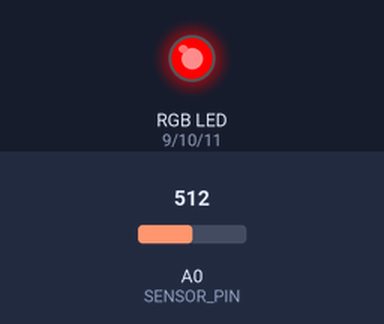
The sketch below on a simulated Arduino Uno, built with avr-gcc and run on an emulated ATmega328P. Parts: an RGB LED mixed from three pins (HIGH = lit). Inputs (shaded band) come from the test bench; at power-on: A0 (SENSOR_PIN) = 512. Dim RGB values are drawn brighter than linear.

Above: at 4.8 s.
4.9 s: A0 (SENSOR_PIN) set to 0
At 9.6 s:
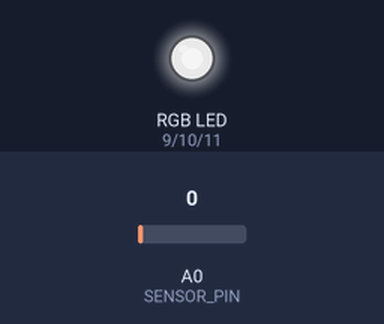
10.0 s: A0 (SENSOR_PIN) set to 122
At 10.3 s:
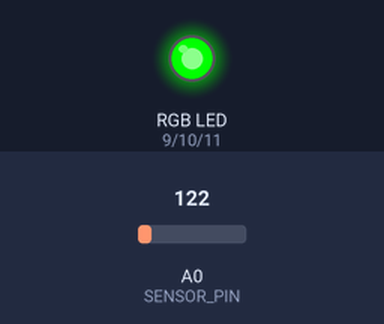
At 10.67 s:
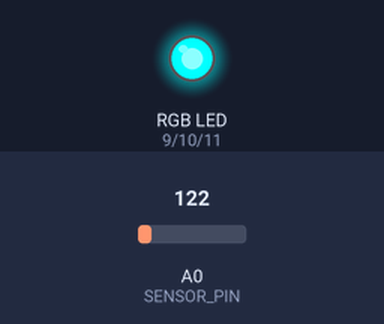
Timing chart, 0 to 21.1 s (numbered marks = the images above; inputs shaded):
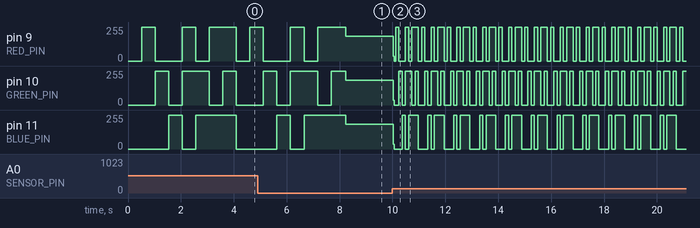

Measured:
- after the input at 10.0 s, pin 9 (RED_PIN), pin 10 (GREEN_PIN), pin 11 (BLUE_PIN): 184/255 → 34/255 at once, then moves between 0/255 and 255/255, repeating every 0.98 s

The sketch:

Circuit_03_TC.ino
```cpp
/*

Example sketch 03

RGB LED

  Make an RGB LED display a rainbow of colors!

Hardware connections:

  An RGB LED is actually three LEDs (red, green, and blue) in
  one package. When you run them at different brightnesses,
  the red, green and blue mix to form new colors.

  Starting at the flattened edge of the flange on the LED,
  the pins are ordered RED, COMMON, GREEN, BLUE.

  Connect RED to a 330 Ohm resistor. Connect the other end
  of the resistor to Arduino digital pin 9.

  Connect COMMON pin to GND.

  Connect GREEN to a 330 Ohm resistor. Connect the other end
  of the resistor to Arduino digital pin 10.

  Connect BLUE to a 330 Ohm resistor. Connect the other end
  of the resistor to Arduino digital pin 11.

This sketch was written by SparkFun Electronics,
with lots of help from the Arduino community.
Visit http://www.arduino.cc to learn about the Arduino.

Version 2.0 6/2012 MDG
*/


// First we'll define the pins by name to make the sketch
// easier to follow.

// Here's a new trick: putting the word "const" in front of a
// variable indicates that this is a "constant" value that will
// never change. (You don't have to do this, but if you do, the
// Arduino will give you a friendly warning if you accidentally
// try to change the value, so it's considered good form.)

const int RED_PIN = 9;
const int GREEN_PIN = 10;
const int BLUE_PIN = 11;

// Added by TC:
const int SENSOR_PIN = 0;

// This variable controls how fast we loop through the colors.
// (Try changing this to make the fading faster or slower.)

int DISPLAY_TIME = 100;  // In milliseconds


void setup()
{
  // Here we'll configure the Arduino pins we're using to
  // drive the LED to be outputs:

  pinMode(RED_PIN, OUTPUT);
  pinMode(GREEN_PIN, OUTPUT);
  pinMode(BLUE_PIN, OUTPUT);
}


void loop()
{
  // In this sketch, we'll start writing our own functions.
  // This makes the sketch easier to follow by dividing up
  // the sketch into sections, and not having everything in
  // setup() or loop().

  // We'll show you two ways to run the RGB LED.

  // The first way is to turn the individual LEDs (red, blue,
  // and green) on and off in various combinations. This gives you
  // a total of eight colors (if you count "black" as a color).

  // We've written a function called mainColors() that steps
  // through all eight of these colors. We're only "calling" the
  // function here (telling it to run). The actual function code
  // is further down in the sketch.

  // TC: modified mainColors to accept int, which determines time
  // between color changes. Also added a potentiometer to control
  // that value.

  int sensorValue;
  sensorValue = analogRead(SENSOR_PIN);

  mainColors(sensorValue);

  // The above function turns the individual LEDs full-on and
  // full-off. If you want to generate more than eight colors,
  // you can do so by varying the brightness of the individual
  // LEDs between full-on and full-off.

  // The analogWrite() function lets us do this. This function
  // lets you dim a LED from full-off to full-on over 255 steps.

  // We've written a function called showSpectrum() that smoothly
  // steps through all the colors. Again we're just calling it
  // here; the actual code is further down in this sketch.

  //showSpectrum();

}


// Here's the mainColors() function we've written.

// This function displays the eight "main" colors that the RGB LED
// can produce. If you'd like to use one of these colors in your
// own sketch, you cancopy and paste that section into your code.

void mainColors(int pauseTime)
{

  // Off (all LEDs off):

  digitalWrite(RED_PIN, LOW);
  digitalWrite(GREEN_PIN, LOW);
  digitalWrite(BLUE_PIN, LOW);

  delay(pauseTime);

  // Red (turn just the red LED on):

  digitalWrite(RED_PIN, HIGH);
  digitalWrite(GREEN_PIN, LOW);
  digitalWrite(BLUE_PIN, LOW);

  delay(pauseTime);

  // Green (turn just the green LED on):

  digitalWrite(RED_PIN, LOW);
  digitalWrite(GREEN_PIN, HIGH);
  digitalWrite(BLUE_PIN, LOW);

  delay(pauseTime);

  // Blue (turn just the blue LED on):

  digitalWrite(RED_PIN, LOW);
  digitalWrite(GREEN_PIN, LOW);
  digitalWrite(BLUE_PIN, HIGH);

  delay(pauseTime);

  // Yellow (turn red and green on):

  digitalWrite(RED_PIN, HIGH);
  digitalWrite(GREEN_PIN, HIGH);
  digitalWrite(BLUE_PIN, LOW);

  delay(pauseTime);

  // Cyan (turn green and blue on):

  digitalWrite(RED_PIN, LOW);
  digitalWrite(GREEN_PIN, HIGH);
  digitalWrite(BLUE_PIN, HIGH);

  delay(pauseTime);

  // Purple (turn red and blue on):

  digitalWrite(RED_PIN, HIGH);
  digitalWrite(GREEN_PIN, LOW);
  digitalWrite(BLUE_PIN, HIGH);

  delay(pauseTime);

  // White (turn all the LEDs on):

  digitalWrite(RED_PIN, HIGH);
  digitalWrite(GREEN_PIN, HIGH);
  digitalWrite(BLUE_PIN, HIGH);

  delay(pauseTime);
}


// Below are two more functions we've written,
// showSpectrum() and showRGB().

// showRGB() displays a single color on the RGB LED.
// You call showRGB() with the number of a color you want
// to display.

// showSpectrum() steps through all the colors of the RGB LED,
// displaying a rainbow. showSpectrum() actually calls showRGB()
// over and over to do this.

// We'll often break tasks down into individual functions like
// this, which makes your sketches easier to follow, and once
// you have a handy function, you can reuse it in your other
// programs.


// showSpectrum()

// This function steps through all the colors of the RGB LED.
// It does this by stepping a variable from 0 to 768 (the total
// number of colors), and repeatedly calling showRGB() to display
// the individual colors.

// In this function, we're using a "for() loop" to step a variable
// from one value to another, and perform a set of instructions
// for each step. For() loops are a very handy way to get numbers
// to count up or down.

// Every for() loop has three statements separated by semicolons:

//   1. Something to do before starting

//   2. A test to perform; as long as it's true,
//      it will keep looping

//   3. Something to do after each loop (usually
//      increase a variable)

// For the for() loop below, these are the three statements:

//   1. x = 0;     Before starting, make x = 0.

//   2. x < 768;   While x is less than 768, run the
//                 following code.

//   3. x++        Putting "++" after a variable means
//                 "add one to it". (You can also use "x = x + 1")

// Every time you go through the loop, the statements following
// the loop (those within the brackets) will run.

// And when the test in statement 2 is finally false, the sketch
// will continue.


void showSpectrum()
{
  int x;  // define an integer variable called "x"

  // Now we'll use a for() loop to make x count from 0 to 767
  // (Note that there's no semicolon after this line!
  // That's because the for() loop will repeat the next
  // "statement", which in this case is everything within
  // the following brackets {} )

  for (x = 0; x < 768; x++)

  // Each time we loop (with a new value of x), do the following:

  {
    showRGB(x);  // Call RGBspectrum() with our new x
    delay(10);   // Delay for 10 ms (1/100th of a second)
  }
}


// showRGB()

// This function translates a number between 0 and 767 into a
// specific color on the RGB LED. If you have this number count
// through the whole range (0 to 767), the LED will smoothly
// change color through the entire spectrum.

// The "base" numbers are:
// 0   = pure red
// 255 = pure green
// 511 = pure blue
// 767 = pure red (again)

// Numbers between the above colors will create blends. For
// example, 640 is midway between 512 (pure blue) and 767
// (pure red). It will give you a 50/50 mix of blue and red,
// resulting in purple.

// If you count up from 0 to 767 and pass that number to this
// function, the LED will smoothly fade between all the colors.
// (Because it starts and ends on pure red, you can start over
// at 0 without any break in the spectrum).


void showRGB(int color)
{
  int redIntensity;
  int greenIntensity;
  int blueIntensity;

  // Here we'll use an "if / else" statement to determine which
  // of the three (R,G,B) zones x falls into. Each of these zones
  // spans 255 because analogWrite() wants a number from 0 to 255.

  // In each of these zones, we'll calculate the brightness
  // for each of the red, green, and blue LEDs within the RGB LED.

  if (color <= 255)          // zone 1
  {
    redIntensity = 255 - color;    // red goes from on to off
    greenIntensity = color;        // green goes from off to on
    blueIntensity = 0;             // blue is always off
  }
  else if (color <= 511)     // zone 2
  {
    redIntensity = 0;                     // red is always off
    greenIntensity = 255 - (color - 256); // green on to off
    blueIntensity = (color - 256);        // blue off to on
  }
  else // color >= 512       // zone 3
  {
    redIntensity = (color - 512);         // red off to on
    greenIntensity = 0;                   // green is always off
    blueIntensity = 255 - (color - 512);  // blue on to off
  }

  // Now that the brightness values have been set, command the LED
  // to those values

  analogWrite(RED_PIN, redIntensity);
  analogWrite(BLUE_PIN, blueIntensity);
  analogWrite(GREEN_PIN, greenIntensity);
}
```
